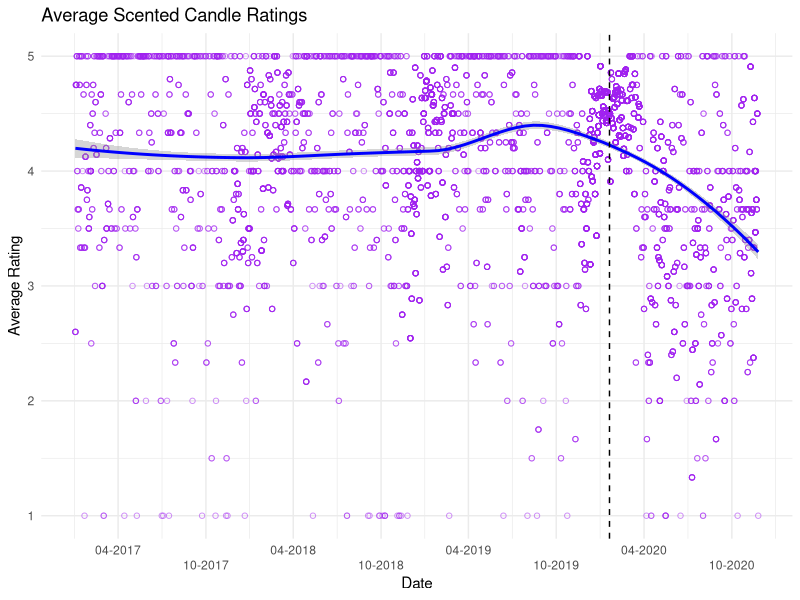
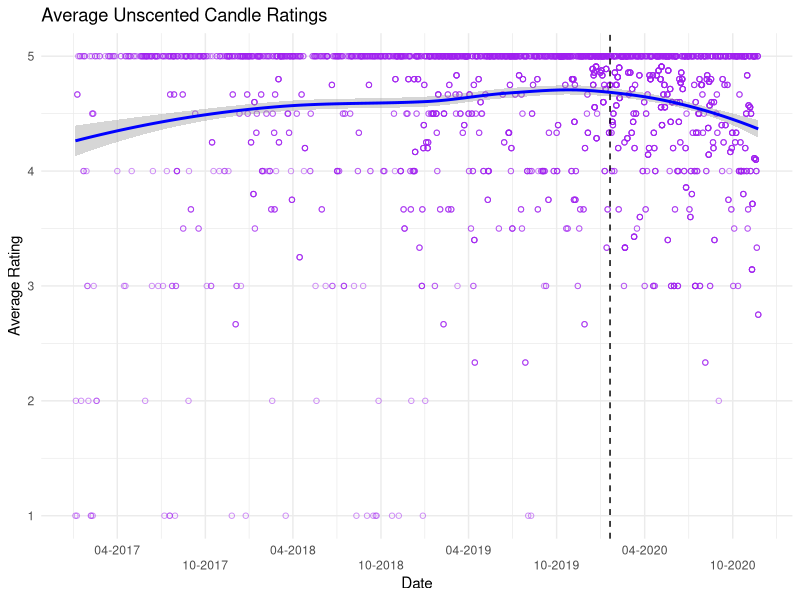

The R script that drew these images, in order: (Note: this script raises an error after producing the figures.)
## ---- chunk 1
library(tidyverse)
library(readxl)
library(gridExtra)
library(Hmisc)
theme_set(theme_classic())

Scented_all <- read_excel(here::here("hw05/data/Scented_all.xlsx"))
Unscented_all <- read_excel(here::here("hw05/data/Unscented_all.xlsx"))

## ---- chunk 2
plot_scented <- Scented_all %>%
  filter(Date > "2017-01-01") %>%
  group_by(Date) %>%
  mutate(Avg_Rating = mean(Rating)) %>%
  ggplot(
    aes(x = as.Date(Date),
        y = Avg_Rating)
    ) +
  geom_point(alpha = .5, 
             shape = 1, 
             color = "purple") +
  scale_x_date(name = "Date", 
               date_breaks = "6 months",
               date_labels = "%m-%Y") +
  geom_smooth(method = "loess",
              color = "blue") +
  geom_vline(xintercept = as.numeric(as.Date("2020-01-20")), 
                                     linetype = "dashed") +
  scale_y_continuous(name = "Average Rating") +
  theme_minimal() +
  ggtitle("Average Scented Candle Ratings") + 
  guides(x = guide_axis(n.dodge = 2))

plot_unscented <- Unscented_all %>%
  filter(Date > "2017-01-01") %>%
  group_by(Date) %>%
  mutate(Avg_Rating = mean(Rating)) %>%
  ggplot(
    aes(x = as.Date(Date),
        y = Avg_Rating)
    ) +
  geom_point(alpha = .5, 
             shape = 1, 
             color = "purple") +
  scale_x_date(name = "Date", 
               date_breaks = "6 months",
               date_labels = "%m-%Y") +
  geom_smooth(method = "loess",
              color = "blue") +
  geom_vline(xintercept = as.numeric(as.Date("2020-01-20")), 
                                     linetype = "dashed") +
  scale_y_continuous(name = "Average Rating") +
  theme_minimal() +
  ggtitle("Average Unscented Candle Ratings") + 
  guides(x = guide_axis(n.dodge = 2))

plot_scented + plot_unscented

## ---- chunk 3
plot_combined <- candles_full %>%
  filter(Date > "2017-01-01") %>%
  group_by(Date) %>% 
  mutate(Avg_Rating = mean(Rating)) %>% 
  ggplot(
    aes(x = as.Date(Date),
        y = Avg_Rating
  )) + 
  geom_point(alpha = .3, 
             shape = 1, 
             color = "purple") +
  scale_x_date(name = "Date", 
               date_breaks = "6 months", 
               date_labels = "%m-%Y") +
  geom_smooth(method = "loess",
              color = "blue") +
  geom_vline(xintercept = as.numeric(as.Date("2020-01-20")), 
             linetype = "dashed") +
  scale_y_continuous(name = "Average Rating") +
  theme_minimal() +
  ggtitle("Average Ratings For Scented and Unscented Candles") + 
  guides(x = guide_axis(n.dodge = 2))

plot_combined

## ---- chunk 4
str_no_scent <- function(x){
  as.numeric(
  	case_when(
  		str_detect(x, "[Nn]o scent") ~ "1", 
  		str_detect(x, "[Nn]o smell") ~ "1",
  		str_detect(x, "[Dd]oes not smell like") ~ "1",
  		str_detect(x, "[Dd]oesn't smell like") ~ "1",
  		str_detect(x, "[Cc]an't smell") ~ "1",
  		str_detect(x, "[Cc]annot smell") ~ "1",
  		str_detect(x, "[Ff]aint smell") ~ "1",
  		str_detect(x, "[Ff]aint scent") ~ "1",
  		str_detect(x, "[Dd]on't smell") ~ "1",
  		str_detect(x, "[Ll]ike nothing") ~ "1",
  		TRUE ~ "0"
  	)
  )
}

Scented_all$CodeReview <- str_no_scent(Scented_all$Review)
Scented_all$CodedReview_f <- factor(Scented_all$CodeReview, labels = c("scent", "noscent"))
print(Scented_all)
## ---- chunk 5
plot2 <- Scented_all %>%
  filter(Date >= "2019-01-01") %>%
  mutate(month = lubridate::floor_date(Date, 
                                       "month")
         ) %>% 
  group_by(month, 
           CodedReview_f) %>% 
  ggplot() +
  aes(x = month, 
      y = (..count..)/sum(..count..)) +
  geom_bar(position = "dodge", 
           fill = "violet") +
  stat_summary(aes(y = CodedReview_f), 
               fun.data = mean_cl_normal)

plot2
